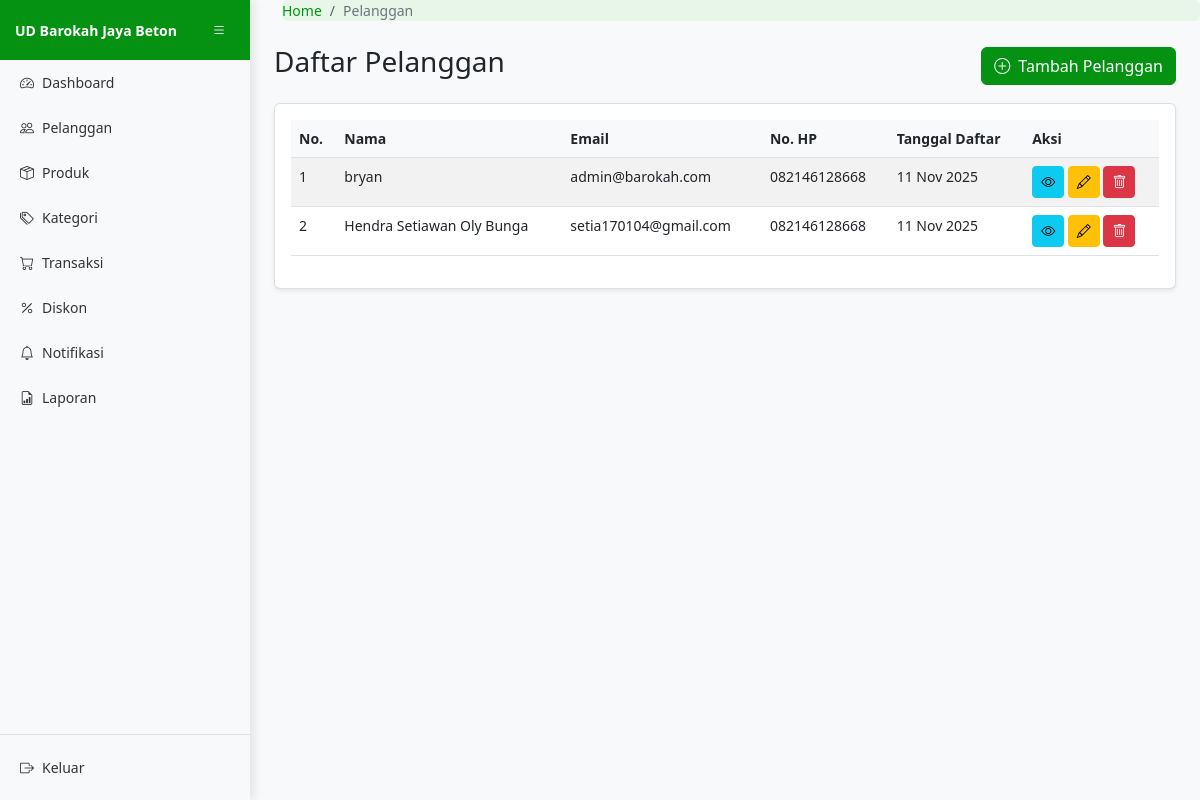
Page /pelanggan/ (signed in) on the earlier database version.
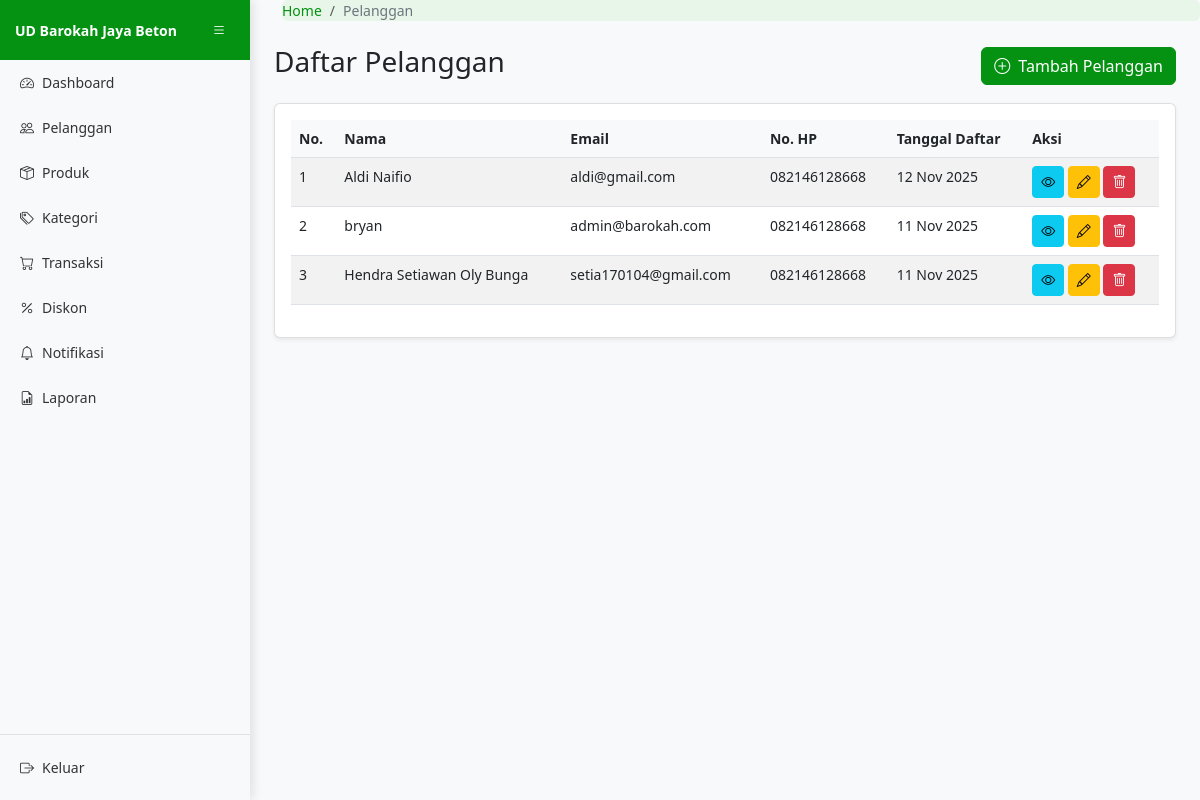
Same page on the later database version.
### core/models.py (models this page shows, shortened)
class Pelanggan(models.Model):
    nama_pelanggan = models.CharField(max_length=100)
    alamat = models.TextField()
    tanggal_lahir = models.DateField()
    no_hp = models.CharField(max_length=15)
    username = models.CharField(max_length=50, unique=True)
    password = models.CharField(max_length=128)
    email = models.EmailField(unique=True)
    created_at = models.DateTimeField(auto_now_add=True)

### core/views.py (the view)
# urls.py: path('pelanggan/', views.daftar_pelanggan, name='daftar_pelanggan'),
@login_required
def daftar_pelanggan(request):
    pelanggan_list = Pelanggan.objects.all().order_by('-created_at')
    paginator = Paginator(pelanggan_list, 10)  # Tampilkan 10 item per halaman
    page_number = request.GET.get('page')
    page_obj = paginator.get_page(page_number)
    return render(request, 'core/pelanggan/daftar_pelanggan.html', {'page_obj': page_obj})

### core/templates/core/pelanggan/daftar_pelanggan.html (shortened to what this page needs)
{% extends 'core/basis.html' %}
{% block breadcrumb %}
<li class="breadcrumb-item active">Pelanggan</li>
{% endblock %}
{% block content %}
<div class="container-fluid">
    <div class="d-flex justify-content-between align-items-center mb-3">
        <h3>Daftar Pelanggan</h3>
        <a href="{% url 'tambah_pelanggan' %}" class="btn btn-dark">
            <i class="bi bi-plus-circle me-1"></i> Tambah Pelanggan
        </a>
    </div>
    <div class="card">
        <div class="card-body">
            <div class="table-responsive">
                <table class="table table-striped">
                    <thead>
                        <tr>
                            <th>No.</th>
                            <th>Nama</th>
<th>Email</th>
                            <th>No. HP</th>
                            <th>Tanggal Daftar</th>
                            <th>Aksi</th>
                        </tr>
                    </thead>
                    <tbody>
                        {% for pelanggan in page_obj %}
                        <tr>
                            <td>{{ forloop.counter0|add:page_obj.start_index }}</td>
                            <td>{{ pelanggan.nama_pelanggan }}</td>
                            <td>{{ pelanggan.email }}</td>
                            <td>{{ pelanggan.no_hp }}</td>
                            <td>{{ pelanggan.created_at|date:"d M Y" }}</td>
                            <td>
                                <a href="{% url 'detail_pelanggan' pelanggan.id %}" class="btn btn-sm btn-info btn-action" title="Detail">
                                    <i class="bi bi-eye"></i>
                                </a>
                                <a href="{% url 'edit_pelanggan' pelanggan.id %}" class="btn btn-sm btn-warning btn-action" title="Edit">
                                    <i class="bi bi-pencil"></i>
                                </a>
                                <button type="button" class="btn btn-sm btn-danger btn-action"
                                        data-bs-toggle="modal" data-bs-target="#deleteModal"
                                        data-delete-url="{% url 'hapus_pelanggan' pelanggan.id %}"
                                        data-item-name="Pelanggan: {{ pelanggan.nama_pelanggan }}"
                                        title="Hapus">
                                    <i class="bi bi-trash"></i>
                                </button>
                            </td>
                        </tr>
                        {% empty %}
                        <tr>
                            <td colspan="6" class="text-center">Tidak ada pelanggan</td>
                        </tr>
                        {% endfor %}
                    </tbody>
                </table>
            </div>
        </div>
    </div>
</div>
{% endblock %}

Differences in the rows shown:
added Pelanggan: nama_pelanggan "Aldi Naifio", email "aldi@gmail.com", no_hp "082146128668", created_at "12 Nov 2025"
